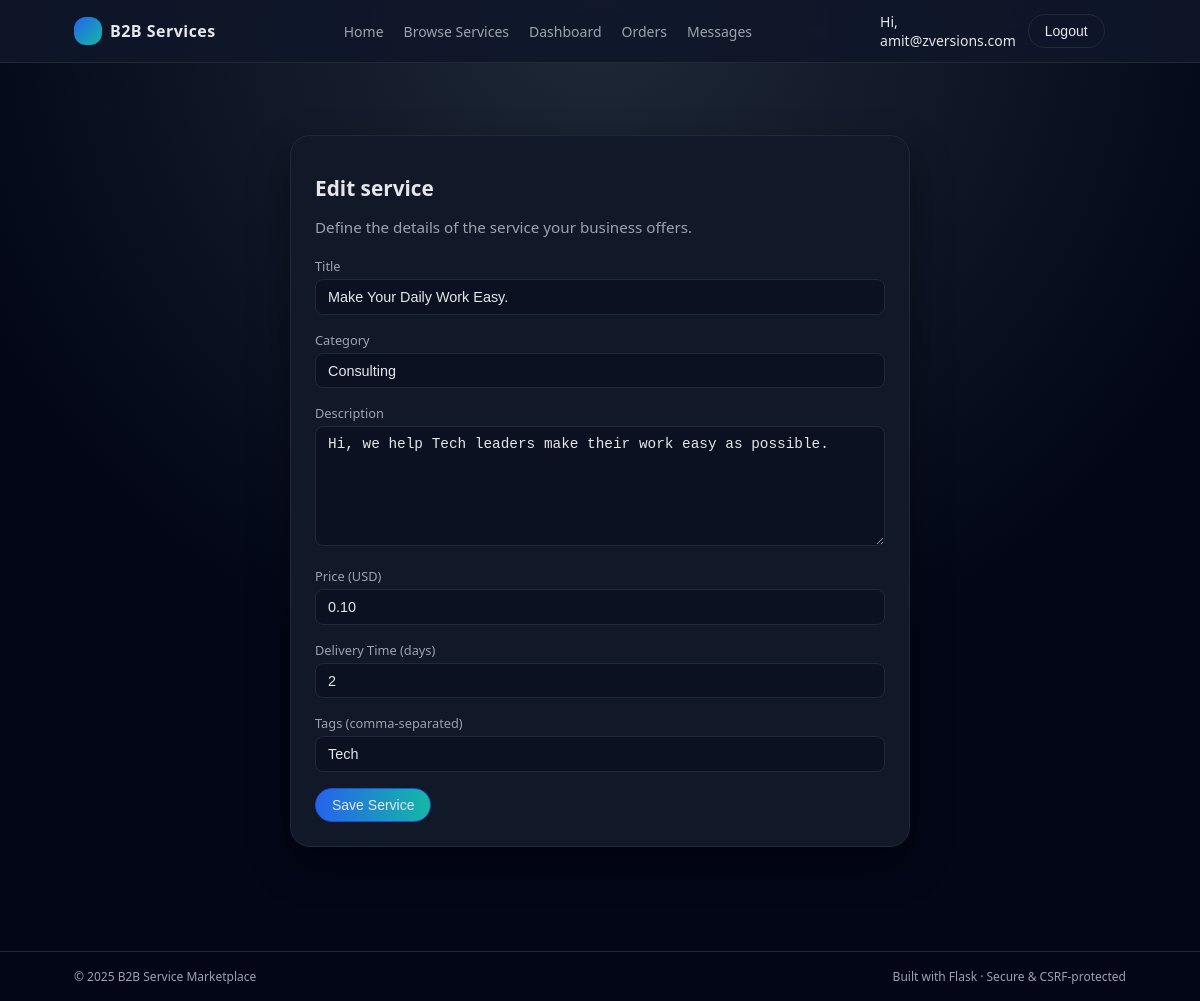
The page /service/1/edit (signed in) on the database its author committed.
### app/models.py (models this page shows, shortened)
class User(UserMixin, db.Model):
    __tablename__ = "users"
    id = db.Column(db.Integer, primary_key=True)
    email = db.Column(db.String(120), unique=True, nullable=False, index=True)
    password_hash = db.Column(db.String(255), nullable=False)
    created_at = db.Column(db.DateTime, default=datetime.utcnow)
    is_admin = db.Column(db.Boolean, default=False)
    profile = db.relationship("BusinessProfile", backref="user", uselist=False)
    services = db.relationship("Service", backref="owner", lazy="dynamic")
    orders_as_buyer = db.relationship(
        "Order",
        backref="buyer",
        lazy="dynamic",
        foreign_keys="Order.buyer_id",
    )
    orders_as_seller = db.relationship(
        "Order",
        backref="seller",
        lazy="dynamic",
        foreign_keys="Order.seller_id",
    )

class Service(db.Model):
    __tablename__ = "services"
    id = db.Column(db.Integer, primary_key=True)
    title = db.Column(db.String(150), nullable=False)
    category = db.Column(db.String(100), nullable=False)
    description = db.Column(db.Text, nullable=False)
    price = db.Column(db.Numeric(10, 2), nullable=False)
    delivery_time = db.Column(db.Integer, nullable=False)  # in days
    tags = db.Column(db.String(255))
    created_at = db.Column(db.DateTime, default=datetime.utcnow)
    owner_id = db.Column(db.Integer, db.ForeignKey("users.id"), nullable=False)
    orders = db.relationship("Order", backref="service", lazy="dynamic")

### app/routes.py (the view, shortened to what this page needs)
@main_bp.route("/service/<int:service_id>/edit", methods=["GET", "POST"])
@login_required
def edit_service(service_id):
    service = Service.query.get_or_404(service_id)
    if service.owner_id != current_user.id and not current_user.is_admin:
        abort(403)
    form = ServiceForm(
        title=service.title,
        category=service.category,
        description=service.description,
        price=service.price,
        delivery_time=service.delivery_time,
        tags=service.tags,
    )
    return render_template("create_service.html", form=form, edit_mode=True)

### app/forms.py
class ServiceForm(FlaskForm):
    title = StringField("Title", validators=[DataRequired(), Length(max=150)])
    category = StringField("Category", validators=[DataRequired(), Length(max=100)])
    description = TextAreaField("Description", validators=[DataRequired()])
    price = DecimalField(
        "Price (USD)",
        validators=[DataRequired(), NumberRange(min=0)],
        places=2,
    )
    delivery_time = IntegerField(
        "Delivery Time (days)",
        validators=[DataRequired(), NumberRange(min=1, max=365)],
    )
    tags = StringField("Tags (comma-separated)", validators=[Optional(), Length(max=255)])
    submit = SubmitField("Save Service")

### app/models.py (called while the page is built)
@login_manager.user_loader
def load_user(user_id):
    return User.query.get(int(user_id))

### app/routes.py (called while the page is built)
@main_bp.context_processor
def inject_globals():
    return dict(Order=Order)

### app/templates/create_service.html (shortened to what this page needs)
{% extends "base.html" %}
{% block content %}
<div class="auth-container" style="max-width: 620px;">
  <h1 class="hero-title" style="font-size: 1.3rem; margin-bottom: 0.5rem;">
    {% if edit_mode %}Edit service{% else %}Create a new service{% endif %}
  </h1>
  <p class="hero-subtitle" style="margin-bottom: 1.25rem;">
    Define the details of the service your business offers.
  </p>
  <form method="post">
    <div class="form-group">
      {{ form.title.label }}
      {{ form.title }}
    </div>
    <div class="form-group">
      {{ form.category.label }}
      {{ form.category }}
    </div>
    <div class="form-group">
      {{ form.description.label }}
      {{ form.description }}
    </div>
    <div class="form-group">
      {{ form.price.label }}
      {{ form.price }}
    </div>
    <div class="form-group">
      {{ form.delivery_time.label }}
      {{ form.delivery_time }}
    </div>
    <div class="form-group">
      {{ form.tags.label }}
      {{ form.tags }}
    </div>
    <div class="form-actions">
      {{ form.submit(class_="btn btn-primary") }}
    </div>
  </form>
</div>
{% endblock %}

### app/templates/base.html (shortened to what this page needs)
<!doctype html>
<html lang="en">
  <head>
    <link
      rel="stylesheet"
      href="{{ url_for('static', filename='css/styles.css') }}"
    >
  </head>
  <body>
    <header class="navbar">
      <div class="navbar-inner">
        <div class="nav-brand">
          <div class="nav-logo"></div>
          <span>B2B Services</span>
        </div>
        <nav class="nav-links">
          <a href="{{ url_for('main.index') }}"
             class="{% if request.endpoint == 'main.index' %}active{% endif %}">
            Home
          </a>
          <a href="{{ url_for('main.service_list') }}"
             class="{% if request.endpoint == 'main.service_list' %}active{% endif %}">
            Browse Services
          </a>
          {% if current_user.is_authenticated %}
          <a href="{{ url_for('main.dashboard') }}"
             class="{% if request.endpoint == 'main.dashboard' %}active{% endif %}">
            Dashboard
          </a>
          <a href="{{ url_for('main.orders') }}"
             class="{% if request.endpoint == 'main.orders' %}active{% endif %}">
            Orders
          </a>
          <a href="{{ url_for('main.messages_overview') }}"
             class="{% if request.endpoint == 'main.messages_overview' %}active{% endif %}">
            Messages
          </a>
          {% endif %}
        </nav>
        <div class="nav-auth">
          {% if current_user.is_authenticated %}
          <span class="text-sm">Hi, {{ current_user.email }}</span>
          <form action="{{ url_for('main.logout') }}" method="get" style="margin:0;">
            <button type="submit" class="btn btn-outline">Logout</button>
          </form>
          {% else %}
          <a href="{{ url_for('main.login') }}" class="btn btn-outline">Log In</a>
          <a href="{{ url_for('main.register') }}" class="btn btn-primary">Sign Up</a>
          {% endif %}
        </div>
      </div>
    </header>
    <main class="container">
      {% block content %}{% endblock %}
    </main>
    <footer class="footer">
      <div class="footer-inner">
        <div>&copy; {{ 2025 }} B2B Service Marketplace</div>
        <div>Built with Flask &middot; Secure & CSRF-protected</div>
      </div>
    </footer>
  </body>
</html>

### app/static/css/styles.css (style rules this page uses)
:root { --primary: #2563eb; --primary-light: #3b82f6; --primary-dark: #1d4ed8; --accent: #14b8a6; --bg: #0f172a; --bg-alt: #020617; --surface: #0b1120; --surface-alt: #111827; --border: #1f2937; --text: #e5e7eb; --text-muted: #9ca3af; --danger: #ef4444; --success: #22c55e; --warning: #facc15; }
*, *::before, *::after { box-sizing: border-box; }
html, body { margin: 0; padding: 0; font-family: system-ui, -apple-system, BlinkMacSystemFont, "Segoe UI", sans-serif; background: radial-gradient(circle at top, #1f2937, #020617 60%); color: var(--text); min-height: 100%; }
a { color: var(--primary-light); text-decoration: none; }
.container { max-width: 1100px; margin: 0 auto; padding: 1.5rem; }
.navbar { background: rgba(15, 23, 42, 0.9); border-bottom: 1px solid var(--border); backdrop-filter: blur(16px); position: sticky; top: 0; z-index: 20; }
.navbar-inner { max-width: 1100px; margin: 0 auto; padding: 0.75rem 1.5rem; display: flex; align-items: center; justify-content: space-between; }
.nav-brand { display: flex; align-items: center; gap: 0.5rem; }
.nav-logo { width: 28px; height: 28px; border-radius: 0.75rem; background: linear-gradient(135deg, var(--primary), var(--accent)); }
.nav-brand span { font-weight: 600; letter-spacing: 0.03em; }
.nav-links { display: flex; align-items: center; gap: 1.25rem; font-size: 0.875rem; }
.nav-links a { color: var(--text-muted); text-decoration: none; }
.nav-auth { display: flex; align-items: center; gap: 0.75rem; font-size: 0.875rem; }
.btn { display: inline-flex; align-items: center; justify-content: center; font-size: 0.875rem; padding: 0.5rem 1rem; border-radius: 999px; border: 1px solid transparent; cursor: pointer; background: var(--surface-alt); color: var(--text); transition: background 0.15s ease, border-color 0.15s ease, transform 0.1s ease; }
.btn-primary { background: linear-gradient(to right, var(--primary), var(--accent)); border-color: var(--primary-dark); }
.btn-outline { background: transparent; border-color: var(--border); }
form { width: 100%; }
.form-group { margin-bottom: 1rem; }
label { font-size: 0.8rem; color: var(--text-muted); display: block; margin-bottom: 0.25rem; }
input[type="text"], input[type="email"], input[type="password"], input[type="number"], textarea, select { width: 100%; padding: 0.55rem 0.75rem; border-radius: 0.5rem; border: 1px solid var(--border); background: var(--surface); color: var(--text); font-size: 0.9rem; }
textarea { min-height: 120px; resize: vertical; }
.form-actions { margin-top: 1rem; }
.hero-title { font-size: 2rem; font-weight: 700; margin-bottom: 0.75rem; }
.hero-subtitle { font-size: 0.95rem; color: var(--text-muted); max-width: 32rem; }
.auth-container { max-width: 420px; margin: 3rem auto; padding: 1.5rem; background: var(--surface-alt); border-radius: 1.25rem; border: 1px solid var(--border); box-shadow: 0 18px 40px rgba(0, 0, 0, 0.4); }
.footer { border-top: 1px solid var(--border); margin-top: 2rem; padding: 1rem 0; font-size: 0.75rem; color: var(--text-muted); }
.footer-inner { max-width: 1100px; margin: 0 auto; padding: 0 1.5rem; display: flex; justify-content: space-between; flex-wrap: wrap; gap: 0.75rem; }

### rows shown on the page
User: email "amit@zversions.com"
Service: title "Make Your Daily Work Easy.", category "Consulting", description "Hi, we help Tech leaders make their work easy as possible.", price "0.10", delivery_time "2", tags "Tech"

### other values the page prints
{{ 2025 }} "2025"
